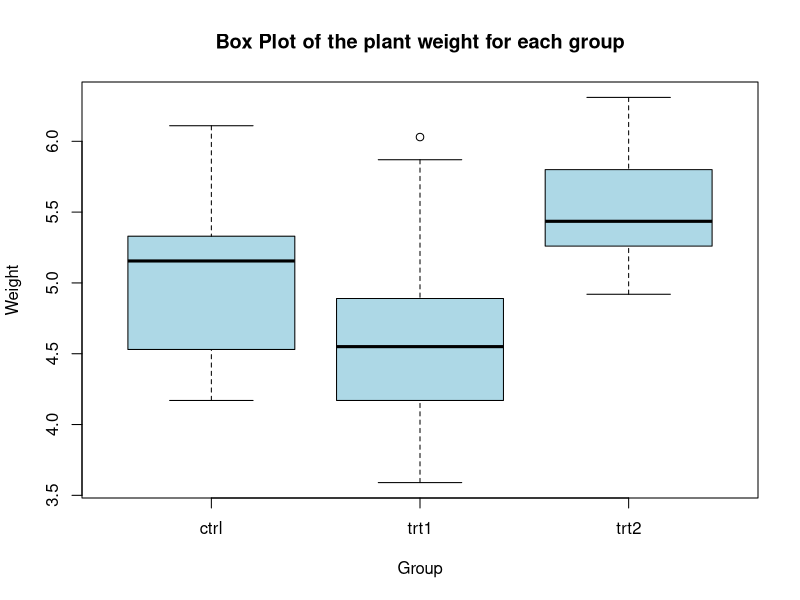
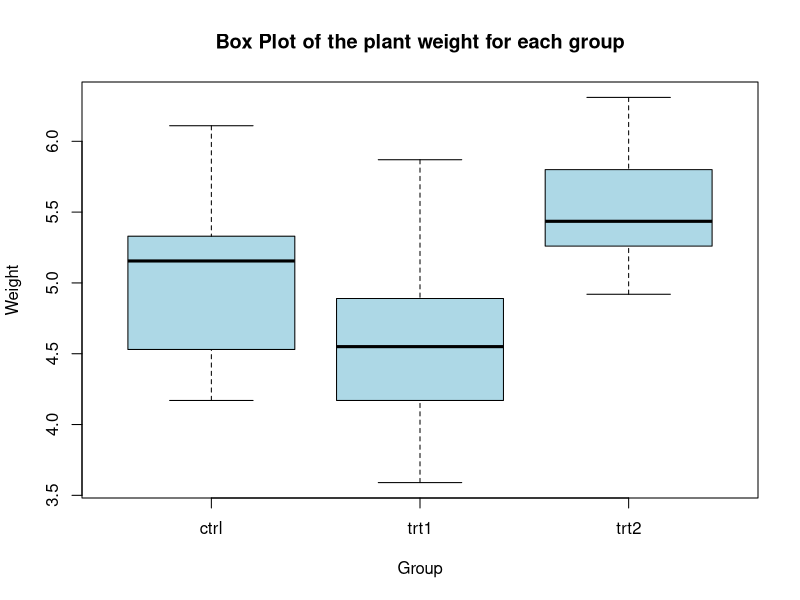

R code for these plots, in order:
library(datasets)
library(tidyverse)
library(car)
library(Hmisc)

head(PlantGrowth)
unique(PlantGrowth$group)
boxplot(weight ~ group, data = PlantGrowth,
        main = "Box Plot of the plant weight for each group",
        xlab = "Group",
        ylab = "Weight",
        col = "lightblue")

PlantGrowth[17,"weight"] <- 5.87
boxplot(weight ~ group, data = PlantGrowth,
        main = "Box Plot of the plant weight for each group",
        xlab = "Group",
        ylab = "Weight",
        col = "lightblue")

ShapiroWilkTest <- PlantGrowth %>%
  group_by(group) %>%
  summarise(
    shapiro_statistic = shapiro.test(weight)$statistic,
    shapiro_pValue = shapiro.test(weight)$p.value
  )
ShapiroWilkTest

LeveneTest <- PlantGrowth %>%
  group_by(group) %>%
  reframe(
    leveneStatistic = leveneTest(weight ~ group, data = .)$`F value`,
    levene_pValue = leveneTest(weight ~ group, data = .)$`Pr(>F)`
  )
LeveneTest

describe(PlantGrowth$weight)

anova_result <- aov(weight ~ group, data = PlantGrowth)
summary(anova_result)

anova_result <- aov(weight ~ group, data = PlantGrowth)
tukey <- TukeyHSD(anova_result)
tukey
